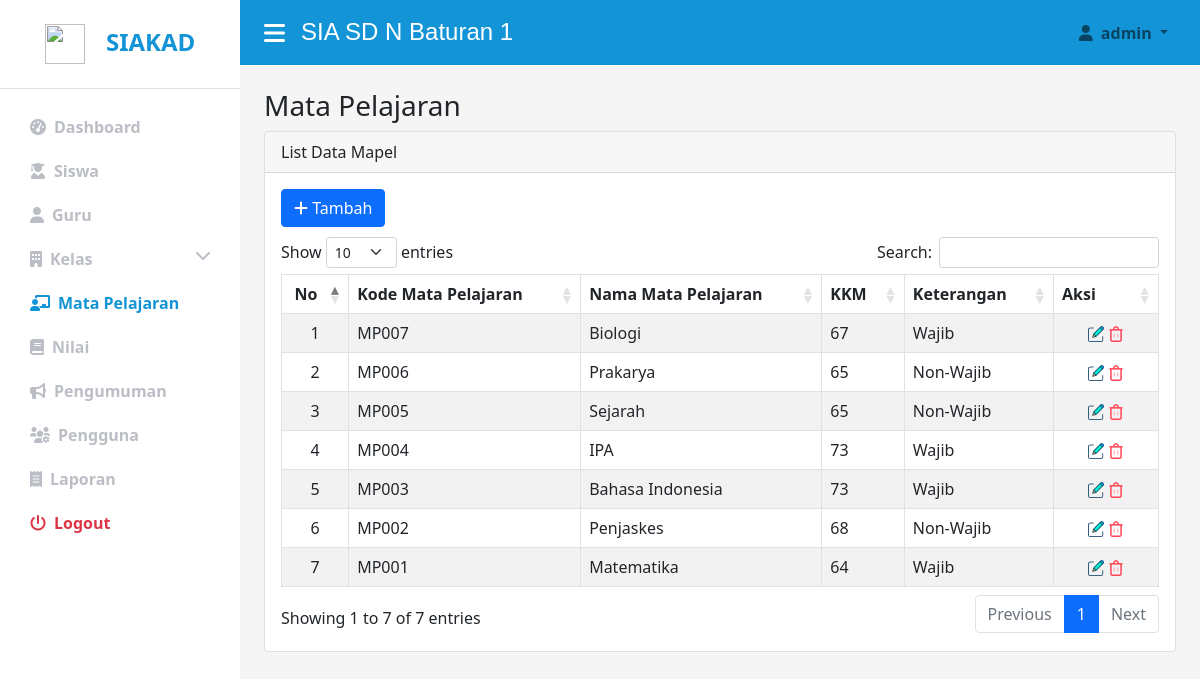
The app's page /admin/index.php?page=mapel (signed in) with its own data.
### tables this page shows
CREATE TABLE `mata_pelajaran` (
  `kd_mapel` char(5) NOT NULL,
  `nama_mapel` varchar(30) NOT NULL,
  `kkm` int(11) NOT NULL,
  `keterangan` varchar(30) NOT NULL
);

### admin/Mapel/tampil_mapel.php (the view, shortened to what this page needs)
<div class="container-fluid px-4">
	<h3>Mata Pelajaran</h3>
	<div class="col-lg-12">
		<div class="card rounded">
			<div class="card-header ">
				List Data Mapel
			</div>
			<div class="card-body">
				<?php if ($_SESSION['level']=="Admin") : ?>
				<a href="?page=tambah_mapel" class="btn btn-primary" style="color: #fff; text-decoration: none; float:left;">   <i class="fa fa-plus"></i> Tambah</a>
					<br>
				<?php endif ?>
				<div class="table-responsive">
					<div class="overflow-auto">
						<table class="table table-striped table-bordered table-hover display nowrap" id="data-table" width="100%" >
							<thead>
								<tr>
									<th class="text-center">No</th>
									<th>Kode Mata Pelajaran</th>
									<th>Nama Mata Pelajaran</th>
									<th>KKM</th>
									<th>Keterangan</th>
									<?php if ($_SESSION['level']=="Admin") : ?>
									<th width="70">Aksi</th>
									<?php endif ?>
								</tr>
							</thead>
							<tbody>
								<?php
								require'../connect.php';
								$no=1;
								$query=mysqli_query($koneksi, "SELECT * FROM mata_pelajaran ORDER BY kd_mapel DESC ")or die(mysqli_error());
								while($data=mysqli_fetch_array($query)):
									?>
									<tr>
										<td class="text-center"><?= $no++; ?></td>
										<td><?= $data['kd_mapel']; ?></td>
										<td><?= $data['nama_mapel']; ?></td>
										<td><?= $data['kkm']; ?></td>
										<td><?= $data['keterangan']; ?></td>
										<?php if ($_SESSION['level']=="Admin") : ?>
										<td style="text-align:center">
											<a href="?page=edit_mapel&kd_mapel=<?php echo $data['kd_mapel']; ?>" class="link"><img name="pencil" src="../assets/img/action/edit.png"></a>
											<a href="#hapus" data-href="index.php?page=hapus_mapel&kd_mapel=<?php echo $data['kd_mapel']; ?>" data-bs-toggle="modal" data-target="#hapus"  class="link"><img name="delete" src="../assets/img/action/delete.png"></a>
										</td>
										<?php endif ?>
									</tr>
								<?php endwhile; ?>
							</tbody>
						</table>
					</div>
				</div>
			</div>
		</div>
	</div>

### assets/css/style.css (style rules this page uses)
:root { --main-text-color:#1394D7; --second-text-color: #bbbec5; --second-bg-color: #f5f5f5; }
.card-body { min-height: 200px; }

### records on screen
mata_pelajaran: kd_mapel "MP007", nama_mapel "Biologi", kkm "67", keterangan "Wajib"
mata_pelajaran: kd_mapel "MP006", nama_mapel "Prakarya", kkm "65", keterangan "Non-Wajib"
mata_pelajaran: kd_mapel "MP005", nama_mapel "Sejarah", kkm "65", keterangan "Non-Wajib"
mata_pelajaran: kd_mapel "MP004", nama_mapel "IPA", kkm "73", keterangan "Wajib"
mata_pelajaran: kd_mapel "MP003", nama_mapel "Bahasa Indonesia", kkm "73", keterangan "Wajib"
mata_pelajaran: kd_mapel "MP002", nama_mapel "Penjaskes", kkm "68", keterangan "Non-Wajib"
mata_pelajaran: kd_mapel "MP001", nama_mapel "Matematika", kkm "64", keterangan "Wajib"

### other values on screen
$_SESSION['username'] "admin"
